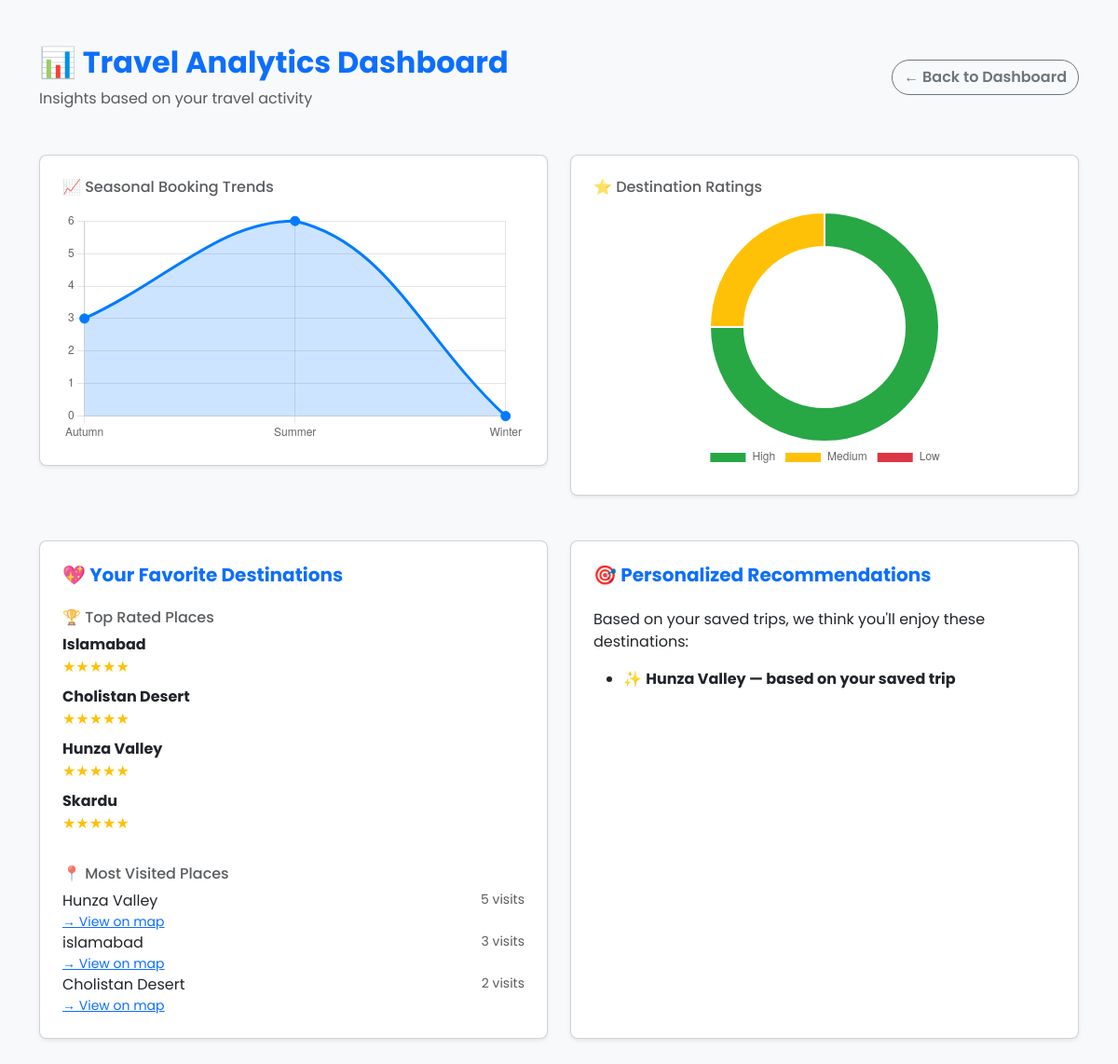
Screenshot of /users/analytics/ (signed in) with the database file from the repository.
### destinations/models.py (models this page shows, shortened)
class Destination(models.Model):
    name = models.CharField(max_length=100)
    description = models.TextField()
    season = models.CharField(max_length=10, choices=SEASONS)
    travel_type = models.CharField(max_length=100, choices=TRAVEL_TYPES, blank=True, null=True)
    image = models.ImageField(upload_to='destinations/')
    latitude = models.FloatField()
    longitude = models.FloatField()
    featured_on_homepage = models.BooleanField(default=False, help_text="Show on homepage")

### users/views.py (the view)
# urls.py: path('analytics/', analytics_dashboard, name='analytics_dashboard'),
def analytics_dashboard(request):
    user = request.user
    total_destinations = Destination.objects.count()
    total_bookings = TourBooking.objects.count()
    total_users = User.objects.count()
    total_reviews = Destination.objects.annotate(review_count=Count('reviews')).aggregate(total=Count('review_count'))['total'] or 0
    stats_cards = [
        {'label': 'Destinations', 'value': total_destinations, 'color': '#3498db'},
        {'label': 'Bookings', 'value': total_bookings, 'color': '#2ecc71'},
        {'label': 'Users', 'value': total_users, 'color': '#f1c40f'},
        {'label': 'Reviews', 'value': total_reviews, 'color': '#e67e22'},
    ]
    season_counts = TourBooking.objects.values('category').annotate(count=Count('id'))
    season_data = {'winter': 0, 'summer': 0, 'autumn': 0}
    season_map = {1: 'winter', 2: 'summer', 3: 'autumn'}
    for item in season_counts:
        season = season_map.get(item['category'], '').lower()
        if season in season_data:
            season_data[season] = item['count']
    destinations = Destination.objects.annotate(avg_rating=Avg('reviews__rating'))
    high = destinations.filter(avg_rating__gte=4).count()
    medium = destinations.filter(avg_rating__gte=2, avg_rating__lt=4).count()
    low = destinations.filter(avg_rating__lt=2).count()
    rating_data = {'high': high, 'medium': medium, 'low': low}
    top_rated = destinations.order_by('-avg_rating')[:5]
    most_visited_raw = TourBooking.objects.values('destination__name').annotate(count=Count('id')).order_by('-count')[:5]
    most_visited = []
    for item in most_visited_raw:
        try:
            dest = Destination.objects.get(name=item['destination__name'])
            most_visited.append((dest, item['count']))
        except Destination.DoesNotExist:
            continue
    favorite_dest_raw = TourBooking.objects.filter(user=user).values('destination__name').annotate(count=Count('id')).order_by('-count')[:5]
    favorite_destinations = []
    for item in favorite_dest_raw:
        try:
            dest = Destination.objects.get(name=item['destination__name'])
            favorite_destinations.append({'name': dest.name, 'visit_count': item['count']})
        except Destination.DoesNotExist:
            continue
    saved_trips = SavedTrip.objects.filter(user=user).select_related('destination')
    personalized_recommendations = [
        f"{trip.destination.name} — based on your saved trip" for trip in saved_trips if trip.destination
    ]
    return render(request, 'users/analytics_dashboard.html', {
        'stats_cards': stats_cards,
        'season_data': season_data,
        'rating_data': rating_data,
        'top_rated': top_rated,
        'most_visited': most_visited,
        'favorite_destinations': favorite_destinations,
        'personalized_recommendations': personalized_recommendations,
    })

### users/templates/users/analytics_dashboard.html (shortened to what this page needs)
{% load static %}
<!DOCTYPE html>
<html lang="en">
<head>
  <link href="{% static 'css/bootstrap1.min.css' %}" rel="stylesheet">
  <link href="{% static 'css/style.css' %}" rel="stylesheet">
</head>
<body>
  <div class="container py-5">
    <div class="d-flex justify-content-between align-items-center mb-5">
      <div>
        <h2 class="fw-bold text-primary">📊 Travel Analytics Dashboard</h2>
        <p class="text-muted mb-0">Insights based on your travel activity</p>
      </div>
      <a href="{% url 'dashboard' %}" class="btn btn-outline-secondary rounded-pill">← Back to Dashboard</a>
    </div>
    <div class="row g-4 mb-5">
      <div class="col-md-6">
        <div class="card shadow-sm rounded-3 p-4">
          <h6 class="text-muted mb-3">📈 Seasonal Booking Trends</h6>
          <canvas id="seasonChart"></canvas>
        </div>
      </div>
      <div class="col-md-6">
        <div class="card shadow-sm rounded-3 p-4">
          <h6 class="text-muted mb-3">⭐ Destination Ratings</h6>
          <canvas id="ratingChart"></canvas>
        </div>
      </div>
    </div>
    <div class="row g-4">
      <div class="col-md-6">
        <div class="card shadow-sm rounded-3 p-4 h-100">
          <h5 class="text-primary fw-bold mb-3">💖 Your Favorite Destinations</h5>
          <h6 class="text-muted mt-2">🏆 Top Rated Places</h6>
          {% for place in top_rated %}
            <div class="mb-2">
              <strong class="text-capitalize">{{ place.name }}</strong><br>
              <span class="text-warning">
                {% for _ in "12345"|slice:":place.avg_rating"|make_list %}★{% endfor %}
              </span>
            </div>
          {% empty %}
            <p class="text-muted">No top rated places yet.</p>
          {% endfor %}
          <h6 class="text-muted mt-4">📍 Most Visited Places</h6>
          {% for dest, count in most_visited %}
            <div class="d-flex justify-content-between">
              <span>{{ dest.name }}</span>
              <span class="text-muted small">{{ count }} visits</span>
            </div>
            <a href="https://maps.google.com/?q={{ dest.name }}" target="_blank" class="text-primary small">→ View on map</a>
          {% empty %}
            <p class="text-muted">No visit data available.</p>
          {% endfor %}
        </div>
      </div>
      <div class="col-md-6">
        <div class="card shadow-sm rounded-3 p-4 h-100">
          <h5 class="text-primary fw-bold">🎯 Personalized Recommendations</h5>
          <p class="mt-3">Based on your saved trips, we think you'll enjoy these destinations:</p>
          {% if personalized_recommendations %}
            <ul class="mb-0">
              {% for rec in personalized_recommendations %}
                <li class="mb-2">✨ <strong>{{ rec }}</strong></li>
              {% endfor %}
            </ul>
          {% else %}
            <div class="text-muted">Start saving trips to get personalized destination suggestions.</div>
          {% endif %}
        </div>
      </div>
    </div>
  </div>
  <script>
    const seasonCtx = document.getElementById('seasonChart').getContext('2d');
    new Chart(seasonCtx, {
      type: 'line',
      data: {
        labels: ['Autumn', 'Summer', 'Winter'],
        datasets: [{
          label: 'Bookings',
          data: [{{ season_data.autumn|default:0 }}, {{ season_data.summer|default:0 }}, {{ season_data.winter|default:0 }}],
          backgroundColor: 'rgba(0, 123, 255, 0.2)',
          borderColor: '#007bff',
          tension: 0.4,
          fill: true,
          pointRadius: 5,
          pointBackgroundColor: '#007bff'
        }]
      },
      options: {
        responsive: true,
        plugins: { legend: { display: false } }
      }
    });
    const ratingCtx = document.getElementById('ratingChart').getContext('2d');
    new Chart(ratingCtx, {
      type: 'doughnut',
      data: {
        labels: ['High', 'Medium', 'Low'],
        datasets: [{
          data: [{{ rating_data.high|default:0 }}, {{ rating_data.medium|default:0 }}, {{ rating_data.low|default:0 }}],
          backgroundColor: ['#28a745', '#ffc107', '#dc3545']
        }]
      },
      options: {
        responsive: true,
        cutout: '70%',
        plugins: {
          legend: { position: 'bottom' }
        }
      }
    });
  </script>
</body>
</html>

### users/static/css/style.css (style rules this page uses)
.btn { font-weight: 600; transition: .5s; }

### users/templates/users/analytics_dashboard.html (style rules this page uses)
body { font-family: 'Poppins', sans-serif; background-color: #f8f9fa; }
canvas { max-height: 280px; }

### rows the page displays
Destination: name "Islamabad", name "islamabad", count "3"
Destination: name "Cholistan Desert", count "2"
Destination: name "Hunza Valley", count "5"
Destination: name "Skardu"

### other values shown
{{ rec }} "Hunza Valley — based on your saved trip"
chart data {{ season_data.autumn|default:0 }} 3
chart data {{ season_data.summer|default:0 }} 6
chart data {{ season_data.winter|default:0 }} 0
chart data {{ rating_data.high|default:0 }} 3
